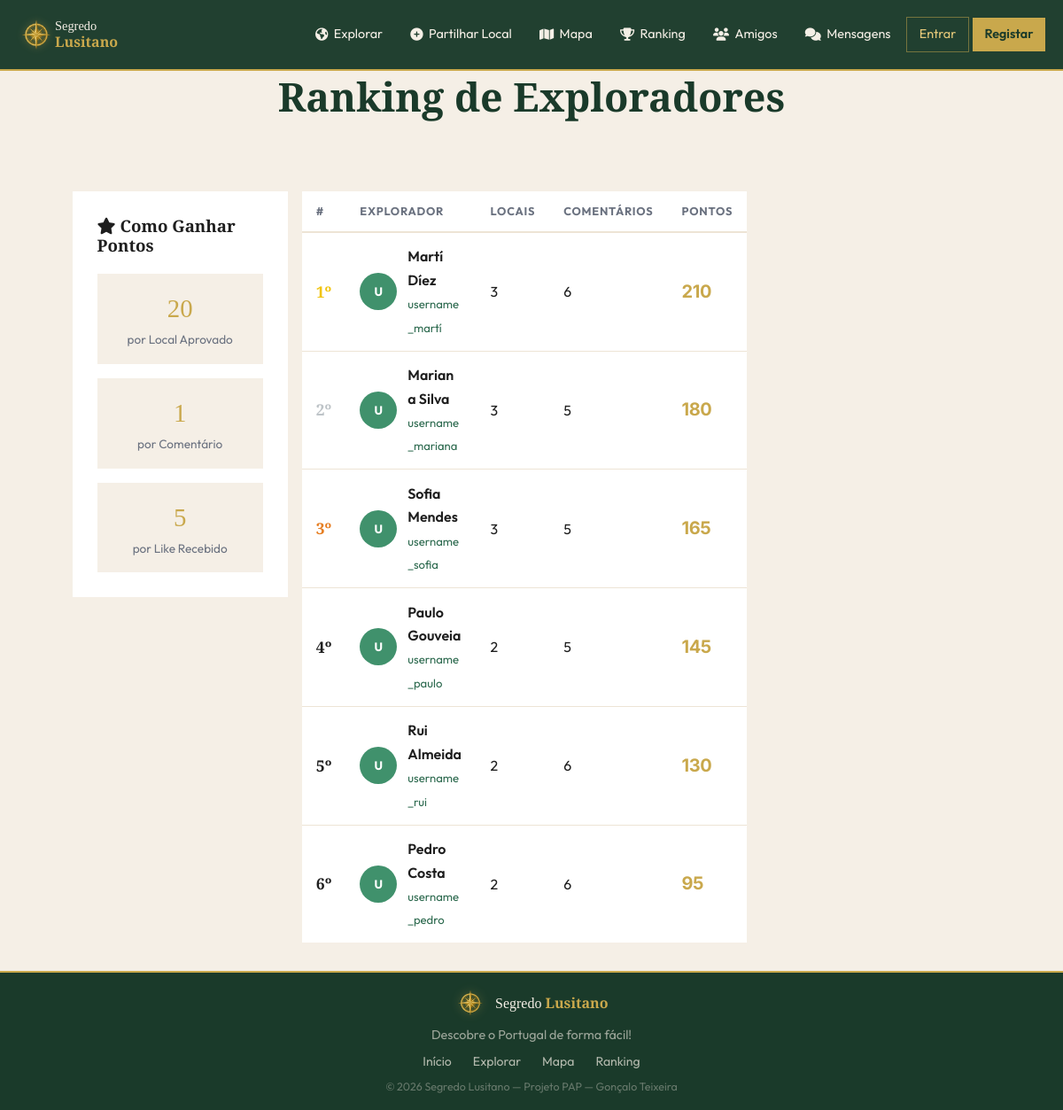
Screenshot of /pages/ranking.php with the database file from the repository.
### tables this page shows
CREATE TABLE utilizadores (
    id INT AUTO_INCREMENT PRIMARY KEY,
    nome VARCHAR(100) NOT NULL,
    username VARCHAR(50) NOT NULL UNIQUE,
    email VARCHAR(150) NOT NULL UNIQUE,
    password VARCHAR(255) NOT NULL,
    avatar VARCHAR(255) DEFAULT NULL,
    bio TEXT DEFAULT NULL,
    pontos INT DEFAULT 0,
    role ENUM('user','admin', '[deleted]') DEFAULT 'user',
    ativo TINYINT(1) DEFAULT 1,
    verificado TINYINT(1) DEFAULT 0,
    privado TINYINT(1) DEFAULT 0,
    tipo_auth ENUM('email','google','github') DEFAULT 'email',
    termos_aceites_em DATETIME NULL,
    criado_em DATETIME DEFAULT CURRENT_TIMESTAMP
);

### includes/auth.php (called while the page is built, shortened)
<?php
require_once __DIR__ . '/config.php';
function auth_user(): ?array {
    if (!isset($_SESSION['user_id'])) return null;
    $st = db()->prepare('SELECT * FROM utilizadores WHERE id = ? AND ativo = 1');
    $st->execute([$_SESSION['user_id']]);
    $cache = $st->fetch() ?: null;
    return $cache;
}
function h(string $s): string {
    return htmlspecialchars($s, ENT_QUOTES, 'UTF-8');
}

### includes/config.php (called while the page is built, shortened)
<?php
function db(): PDO {
    static $pdo = null;
    if ($pdo === null) {
        $dsn = 'mysql:host=' . DB_HOST . ';dbname=' . DB_NAME . ';charset=utf8mb4';
        $options = [
            PDO::ATTR_ERRMODE            => PDO::ERRMODE_EXCEPTION,
            PDO::ATTR_DEFAULT_FETCH_MODE => PDO::FETCH_ASSOC,
            PDO::ATTR_EMULATE_PREPARES   => false,
        ];
        $pdo = new PDO($dsn, DB_USER, DB_PASS, $options);
    }
    return $pdo;
}

### includes/functions.php (called while the page is built, shortened)
<?php
require_once __DIR__ . '/config.php';
require_once __DIR__ . '/auth.php';
function get_ranking(int $limite = 10): array {
    $st = db()->prepare(
        'SELECT u.id, u.username, u.nome, u.avatar, u.pontos,
                (SELECT COUNT(*) FROM locais WHERE utilizador_id = u.id AND estado = "aprovado") AS total_locais,
                (SELECT COUNT(*) FROM comentarios WHERE utilizador_id = u.id) AS total_comentarios
         FROM utilizadores u WHERE u.ativo = 1 AND u.role = "user" AND u.pontos > 0
         ORDER BY u.pontos DESC LIMIT ?'
    );
    $st->execute([$limite]);
    return $st->fetchAll();
}

### pages/ranking.php (the view, shortened to what this page needs)
<?php
require_once dirname(__DIR__) . '/includes/functions.php';
$ranking    = get_ranking(50);
include dirname(__DIR__) . '/includes/header.php';
?>
<div class="page-content">
<section class="section">
  <div class="container" style="max-width:90%;">
    <div class="section-header">
      <h2>Ranking de Exploradores</h2>
    </div>
    <div>
      <div class="row">
        <div class="col-12 col-lg-3">
          <div style="background:var(--branco); border-radius:var(--radius-lg); padding:1.75rem; margin-top:2rem;">
            <h3 style="margin-bottom:1.25rem;"><i class="fas fa-star"></i> Como Ganhar Pontos</h3>
            <div style="display:flex; flex-direction:column; gap:1rem;">
              <div style="padding:1rem; background:var(--creme); border-radius:var(--radius); text-align:center;">
                <div style="font-size:1.8rem; color:var(--dourado); font-family:'Playfair Display',serif;"><?= PONTOS_LOCAL ?></div>
                <div style="font-size:.85rem; color:var(--texto-muted);">por Local Aprovado</div>
              </div>
              <div style="padding:1rem; background:var(--creme); border-radius:var(--radius); text-align:center;">
                <div style="font-size:1.8rem; color:var(--dourado); font-family:'Playfair Display',serif;"><?= PONTOS_COMENTARIO ?></div>
                <div style="font-size:.85rem; color:var(--texto-muted);">por Comentário</div>
              </div>
              <div style="padding:1rem; background:var(--creme); border-radius:var(--radius); text-align:center;">
                <div style="font-size:1.8rem; color:var(--dourado); font-family:'Playfair Display',serif;"><?= PONTOS_LIKE ?></div>
                <div style="font-size:.85rem; color:var(--texto-muted);">por Like Recebido</div>
              </div>
            </div>
          </div>
        </div>
        <div class="col-12 col-lg-6">
          <div style="background:var(--branco); border-radius:var(--radius-lg); overflow:hidden; margin-top:2rem; margin-left:auto; margin-right:auto;">
            <table class="ranking-table">
              <thead>
                <tr>
                  <th>#</th>
                  <th>Explorador</th>
                  <th>Locais</th>
                  <th>Comentários</th>
                  <th>Pontos</th>
                </tr>
              </thead>
              <tbody>
                <?php foreach ($ranking as $i => $u): ?>
                <tr>
                  <td>
                    <span class="rank-pos rank-<?= $i+1 <= 3 ? ($i+1) : '' ?>">
                      <?php if ($i === 0): ?>1º
                      <?php elseif ($i === 1): ?>2º
                      <?php elseif ($i === 2): ?>3º
                      <?php else: echo ($i+1) . 'º'; ?>
                      <?php endif; ?>
                    </span>
                  </td>
                  <td>
                    <div class="rank-user">
                      <div class="rank-avatar">
                        <?php if (!empty($u['avatar'])): ?>
                          <img src="<?= SITE_URL ?>/uploads/locais/<?= h($u['avatar']) ?>" alt="<?= h($u['nome']) ?>">
                        <?php else: ?>
                          <?= mb_strtoupper(mb_substr($u['username'],0,1)) ?>
                        <?php endif; ?>
                      </div>
                      <div class="rank-user-info">
                        <div style="font-weight:600;"><?= h($u['nome']) ?></div>
                        <a href="<?= SITE_URL ?>/pages/perfil.php?id=<?= $u['id'] ?>"
                          style="color:var(--verde); font-size:.82rem;"><?= h($u['username']) ?></a>
                      </div>
                    </div>
                  </td>
                  <td><?= (int)$u['total_locais'] ?></td>
                  <td><?= (int)$u['total_comentarios'] ?></td>
                  <td><span class="rank-pontos"><?= number_format($u['pontos']) ?></span></td>
                </tr>
                <?php endforeach; ?>
              </tbody>
            </table>
          </div>
        </div>
        <div class="col-12 col-lg-3"></div>
      </div>
    </div>
  </div>
</section>
</div>
<?php include dirname(__DIR__) . '/includes/footer.php'; ?>

### includes/header.php (shortened to what this page needs)
<?php
require_once dirname(__DIR__) . '/includes/auth.php';
$user = auth_user();
?>
<!DOCTYPE html>
<html lang="pt">
<head>
<link rel="stylesheet" href="https://cdnjs.cloudflare.com/ajax/libs/font-awesome/6.5.0/css/all.min.css">
<link rel="stylesheet" href="https://unpkg.com/leaflet@1.9.4/dist/leaflet.css">
<link rel="stylesheet" href="<?= SITE_URL ?>/assets/css/bootstrap.min.css?v=<?= filemtime(dirname(__DIR__).'/assets/css/bootstrap.min.css') ?>">
<link rel="stylesheet" href="<?= SITE_URL ?>/assets/css/style.css?v=<?= filemtime(dirname(__DIR__).'/assets/css/style.css') ?>">
</head>
<body>
<nav class="navbar" id="navbar">
  <div class="nav-inner">
    <a href="<?= SITE_URL ?>/index.php" class="nav-logo">
      <img src="<?= SITE_URL ?>/assets/images/logo_icon.png" alt="Segredo Lusitano" class="nav-logo-img" style="height:42px;width:42px;max-height:42px;max-width:42px;object-fit:contain;display:block;">
      <span style="font-family:'Playfair Display',serif;color:var(--creme);line-height:1.2;font-size:.9rem;">Segredo<br><strong style="color:var(--dourado);font-size:1rem;">Lusitano</strong></span>
    </a>
    <ul class="nav-links" id="nav-links">
      <li><a href="<?= SITE_URL ?>/pages/explorar.php"><i class="fa-solid fa-earth-americas"></i> Explorar</a></li>
      <li><a href="<?= SITE_URL ?>/pages/local_novo.php"><i class="fas fa-plus-circle"></i> Partilhar Local</a></li>
      <li><a href="<?= SITE_URL ?>/pages/mapa.php"><i class="fas fa-map"></i> Mapa</a></li>
      <li><a href="<?= SITE_URL ?>/pages/ranking.php"><i class="fas fa-trophy"></i> Ranking</a></li>
      <li><a href="<?= $user ? SITE_URL . '/pages/feed.php' : SITE_URL . '/pages/login.php' ?>"><i class="fas fa-users"></i> Amigos</a></li>
      <li>
        <a href="<?= $user ? SITE_URL . '/pages/mensagens.php' : SITE_URL . '/pages/login.php' ?>" style="position:relative;">
          <i class="fas fa-comments"></i> Mensagens
        </a>
      </li>
      <?php if ($user): ?>
        <?php if (is_admin()): ?>
        <li><a href="<?= SITE_URL ?>/admin/index.php"><i class="fas fa-shield-alt"></i> Administração</a></li>
        <?php endif; ?>
        <li>
          <a href="<?= SITE_URL ?>/pages/perfil.php" class="nav-profile-link">
            <?php if ($user['avatar']): ?>
              <img src="<?= SITE_URL ?>/uploads/locais/<?= h($user['avatar']) ?>" alt="" class="nav-avatar">
            <?php else: ?>
              <span class="nav-avatar-placeholder"><?= mb_strtoupper(mb_substr($user['username'],0,1)) ?></span>
            <?php endif; ?>
            <?= h($user['username']) ?>
          </a>
        </li>
        <li>
          <a href="<?= SITE_URL ?>/pages/logout.php" class="btn-nav-sair">
            <i class="fas fa-sign-out-alt"></i> Sair
          </a>
        </li>
      <?php else: ?>
        <li><a href="<?= SITE_URL ?>/pages/login.php" class="btn-nav-login">Entrar</a></li>
        <li><a href="<?= SITE_URL ?>/pages/registo.php" class="btn-nav-register">Registar</a></li>
      <?php endif; ?>
    </ul>
  </div>
</nav>

### includes/footer.php (shortened to what this page needs)
<footer class="site-footer">
  <div class="footer-inner">
    <div class="footer-brand">
      <img src="<?= SITE_URL ?>/assets/images/logo_icon.png" alt="Segredo Lusitano" style="height:36px;width:36px;object-fit:contain;filter:drop-shadow(0 0 6px rgba(201,168,76,.4));">
      <span style="font-family:'Playfair Display',serif;color:var(--creme);font-size:1rem;">Segredo <strong style="color:var(--dourado);">Lusitano</strong></span>
    </div>
    <p class="footer-tagline">Descobre o Portugal de forma fácil!</p>
    <nav class="footer-links">
      <a href="<?= SITE_URL ?>/index.php">Início</a>
      <a href="<?= SITE_URL ?>/pages/explorar.php">Explorar</a>
      <a href="<?= SITE_URL ?>/pages/mapa.php">Mapa</a>
      <a href="<?= SITE_URL ?>/pages/ranking.php">Ranking</a>
    </nav>
    <p class="footer-copy">&copy; <?= date('Y') ?> Segredo Lusitano &mdash; Projeto PAP &mdash; Gonçalo Teixeira</p>
  </div>
</footer>
</body>
</html>

### rows the page displays
utilizadores: shows "1º", username "U", nome "Martí Díez", username "username_martí", total_locais "3", total_comentarios "6", pontos "210"
utilizadores: shows "2º", username "U", nome "Mariana Silva", username "username_mariana", total_locais "3", total_comentarios "5", pontos "180"
utilizadores: shows "3º", username "U", nome "Sofia Mendes", username "username_sofia", total_locais "3", total_comentarios "5", pontos "165"
utilizadores: username "U", nome "Paulo Gouveia", username "username_paulo", total_locais "2", total_comentarios "5", pontos "145"
utilizadores: username "U", nome "Rui Almeida", username "username_rui", total_locais "2", total_comentarios "6", pontos "130"
utilizadores: username "U", nome "Pedro Costa", username "username_pedro", total_locais "2", total_comentarios "6", pontos "95"

### other values shown
PONTOS_LOCAL "20"
PONTOS_COMENTARIO "1"
PONTOS_LIKE "5"
